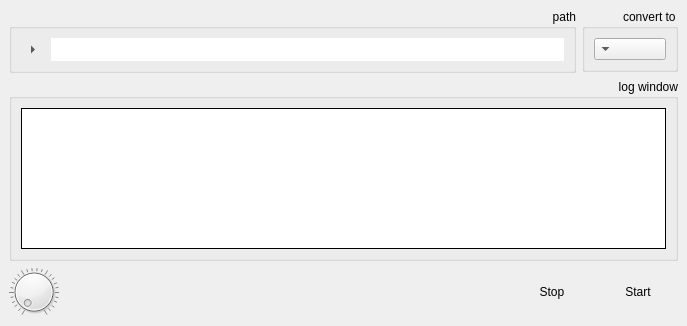
<ui version="4.0" >
 <author></author>
 <comment></comment>
 <exportmacro></exportmacro>
 <class></class>
 <widget class="QWidget" name="" >
  <property name="geometry" >
   <rect>
    <x>0</x>
    <y>0</y>
    <width>687</width>
    <height>326</height>
   </rect>
  </property>
  <property name="windowTitle" >
   <string>CD/DVD authoring - Image converter</string>
  </property>
  <layout class="QVBoxLayout" >
   <property name="margin" >
    <number>9</number>
   </property>
   <property name="spacing" >
    <number>6</number>
   </property>
   <item>
    <layout class="QHBoxLayout" >
     <property name="margin" >
      <number>0</number>
     </property>
     <property name="spacing" >
      <number>6</number>
     </property>
     <item>
      <widget class="QGroupBox" name="groupBox" >
       <property name="sizePolicy" >
        <sizepolicy>
         <hsizetype>5</hsizetype>
         <vsizetype>1</vsizetype>
         <horstretch>0</horstretch>
         <verstretch>0</verstretch>
        </sizepolicy>
       </property>
       <property name="title" >
        <string>path</string>
       </property>
       <property name="alignment" >
        <set>Qt::AlignRight</set>
       </property>
       <property name="flat" >
        <bool>true</bool>
       </property>
       <property name="checkable" >
        <bool>false</bool>
       </property>
       <property name="checked" >
        <bool>false</bool>
       </property>
       <layout class="QHBoxLayout" >
        <property name="margin" >
         <number>9</number>
        </property>
        <property name="spacing" >
         <number>6</number>
        </property>
        <item>
         <widget class="QToolButton" name="_choosePath" >
          <property name="text" >
           <string>...</string>
          </property>
          <property name="autoRaise" >
           <bool>true</bool>
          </property>
          <property name="arrowType" >
           <enum>Qt::RightArrow</enum>
          </property>
         </widget>
        </item>
        <item>
         <widget class="QLineEdit" name="_path" >
          <property name="font" >
           <font>
            <family>Sans Serif</family>
            <pointsize>9</pointsize>
            <weight>50</weight>
            <italic>false</italic>
            <bold>false</bold>
            <underline>false</underline>
            <strikeout>false</strikeout>
           </font>
          </property>
          <property name="frame" >
           <bool>false</bool>
          </property>
          <property name="echoMode" >
           <enum>QLineEdit::Normal</enum>
          </property>
          <property name="readOnly" >
           <bool>false</bool>
          </property>
         </widget>
        </item>
       </layout>
      </widget>
     </item>
     <item>
      <widget class="QGroupBox" name="groupBox_3" >
       <property name="sizePolicy" >
        <sizepolicy>
         <hsizetype>1</hsizetype>
         <vsizetype>0</vsizetype>
         <horstretch>0</horstretch>
         <verstretch>0</verstretch>
        </sizepolicy>
       </property>
       <property name="layoutDirection" >
        <enum>Qt::RightToLeft</enum>
       </property>
       <property name="title" >
        <string>convert to</string>
       </property>
       <property name="flat" >
        <bool>true</bool>
       </property>
       <layout class="QGridLayout" >
        <property name="margin" >
         <number>9</number>
        </property>
        <property name="spacing" >
         <number>6</number>
        </property>
        <item row="0" column="0" >
         <widget class="QComboBox" name="_destinationFormat" >
          <property name="sizeAdjustPolicy" >
           <enum>QComboBox::AdjustToContents</enum>
          </property>
          <property name="autoCompletion" >
           <bool>false</bool>
          </property>
         </widget>
        </item>
       </layout>
      </widget>
     </item>
    </layout>
   </item>
   <item>
    <widget class="QGroupBox" name="groupBox_2" >
     <property name="sizePolicy" >
      <sizepolicy>
       <hsizetype>5</hsizetype>
       <vsizetype>4</vsizetype>
       <horstretch>0</horstretch>
       <verstretch>0</verstretch>
      </sizepolicy>
     </property>
     <property name="title" >
      <string>log window</string>
     </property>
     <property name="alignment" >
      <set>Qt::AlignRight|Qt::AlignTop|Qt::AlignTrailing</set>
     </property>
     <property name="flat" >
      <bool>true</bool>
     </property>
     <layout class="QGridLayout" >
      <property name="margin" >
       <number>9</number>
      </property>
      <property name="spacing" >
       <number>6</number>
      </property>
      <item row="0" column="0" >
       <widget class="QTextEdit" name="_logWindow" >
        <property name="maximumSize" >
         <size>
          <width>16777215</width>
          <height>150</height>
         </size>
        </property>
        <property name="frameShape" >
         <enum>QFrame::Panel</enum>
        </property>
        <property name="frameShadow" >
         <enum>QFrame::Plain</enum>
        </property>
        <property name="undoRedoEnabled" >
         <bool>false</bool>
        </property>
        <property name="readOnly" >
         <bool>true</bool>
        </property>
        <property name="html" >
         <string>&lt;html>&lt;head>&lt;meta name="qrichtext" content="1" />&lt;/head>&lt;body style=" white-space: pre-wrap; font-family:Sans Serif; font-size:9pt; font-weight:400; font-style:normal; text-decoration:none;">&lt;p style="-qt-paragraph-type:empty; margin-top:0px; margin-bottom:0px; margin-left:0px; margin-right:0px; -qt-block-indent:0; text-indent:0px;">&lt;/p>&lt;/body>&lt;/html></string>
        </property>
        <property name="acceptRichText" >
         <bool>true</bool>
        </property>
       </widget>
      </item>
     </layout>
    </widget>
   </item>
   <item>
    <layout class="QHBoxLayout" >
     <property name="margin" >
      <number>0</number>
     </property>
     <property name="spacing" >
      <number>6</number>
     </property>
     <item>
      <widget class="QDial" name="_progress" >
       <property name="maximumSize" >
        <size>
         <width>50</width>
         <height>50</height>
        </size>
       </property>
       <property name="focusPolicy" >
        <enum>Qt::NoFocus</enum>
       </property>
       <property name="layoutDirection" >
        <enum>Qt::LeftToRight</enum>
       </property>
       <property name="autoFillBackground" >
        <bool>true</bool>
       </property>
       <property name="tracking" >
        <bool>true</bool>
       </property>
       <property name="orientation" >
        <enum>Qt::Horizontal</enum>
       </property>
       <property name="invertedAppearance" >
        <bool>false</bool>
       </property>
       <property name="invertedControls" >
        <bool>false</bool>
       </property>
       <property name="wrapping" >
        <bool>false</bool>
       </property>
       <property name="notchesVisible" >
        <bool>true</bool>
       </property>
      </widget>
     </item>
     <item>
      <spacer>
       <property name="orientation" >
        <enum>Qt::Horizontal</enum>
       </property>
       <property name="sizeHint" >
        <size>
         <width>40</width>
         <height>20</height>
        </size>
       </property>
      </spacer>
     </item>
     <item>
      <widget class="QPushButton" name="_stop" >
       <property name="text" >
        <string>Stop</string>
       </property>
       <property name="flat" >
        <bool>true</bool>
       </property>
      </widget>
     </item>
     <item>
      <widget class="QPushButton" name="_start" >
       <property name="text" >
        <string>Start</string>
       </property>
       <property name="flat" >
        <bool>true</bool>
       </property>
      </widget>
     </item>
    </layout>
   </item>
  </layout>
 </widget>
 <pixmapfunction></pixmapfunction>
 <resources/>
 <connections/>
</ui>
